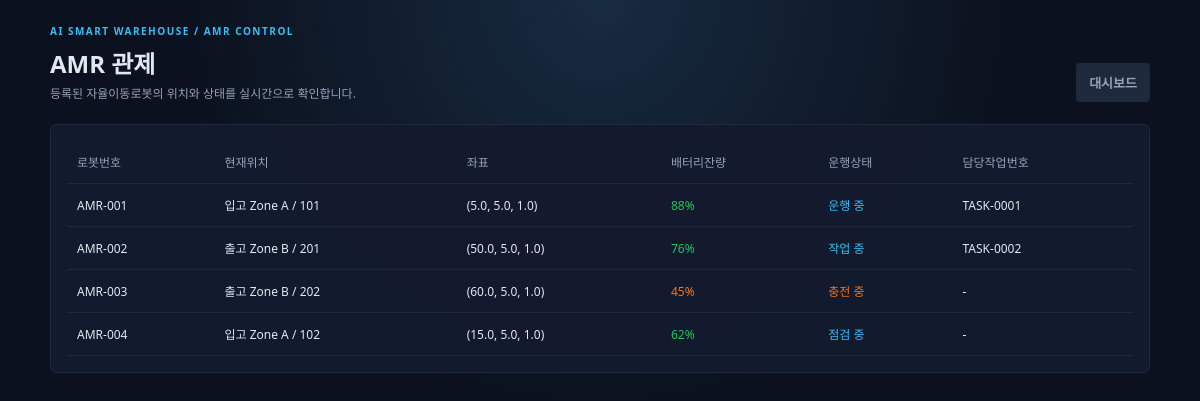
Page /robotapp/amr/ on the earlier database version.
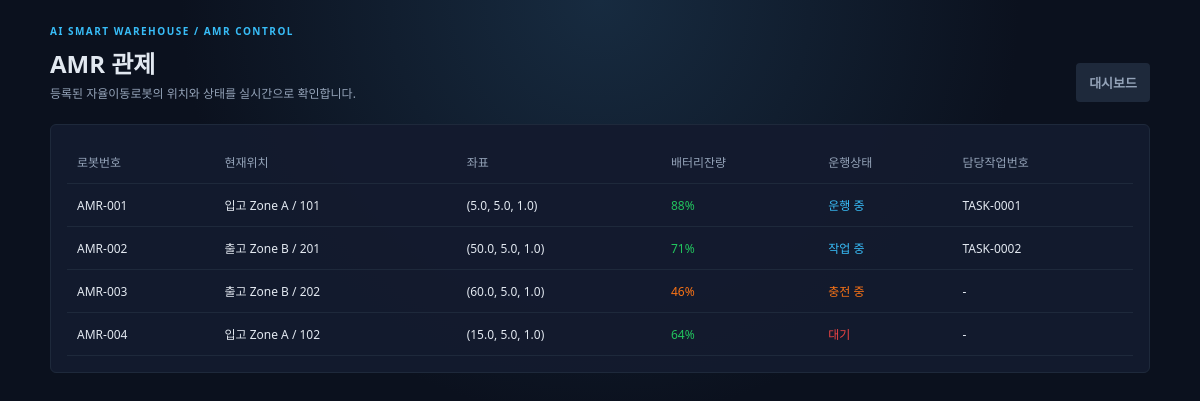
Same page on the later database version.
### robotapp/models.py (models this page shows)
class AMR(models.Model):
    amr_id = models.AutoField(primary_key=True, db_column='AMR_ID')
    robot_state = models.IntegerField(db_column='ROBOT_STATE')
    operation_state = models.IntegerField(db_column='OPERATION_STATE')
    battery = models.FloatField(db_column='BATTERY')
    location = models.ForeignKey(Location, on_delete=models.SET_NULL, null=True, blank=True, db_column='LOCATION_ID', related_name='amrs')
    class Meta:
        db_table = 'robotapp_amr'
        constraints = [
            models.UniqueConstraint(
                fields=['location'],
                condition=models.Q(location__isnull=False),
                name='unique_amr_location',
            ),
        ]

class Location(models.Model):
    location_id = models.AutoField(primary_key=True, db_column='LOCATION_ID')
    location_code = models.IntegerField(db_column='LOCATION_CODE')
    x_coord = models.FloatField(db_column='X_COORD')
    y_coord = models.FloatField(db_column='Y_COORD')
    z_coord = models.FloatField(db_column='Z_COORD')
    state = models.IntegerField(db_column='STATE')
    max_storage = models.FloatField(db_column='MAX_STORAGE')
    cur_storage = models.FloatField(db_column='CUR_STORAGE')
    zone = models.ForeignKey(Zone, on_delete=models.CASCADE, db_column='ZONE_ID', related_name='locations')
    class Meta:
        db_table = 'robotapp_location'

class Zone(models.Model):
    zone_id = models.AutoField(primary_key=True, db_column='ZONE_ID')
    name = models.CharField(max_length=50, db_column='NAME')
    state = models.IntegerField(db_column='STATE')
    org_x = models.FloatField(db_column='ORG_X')
    org_y = models.FloatField(db_column='ORG_Y')
    org_z = models.FloatField(db_column='ORG_Z')
    width = models.FloatField(db_column='WIDTH')
    length = models.FloatField(db_column='LENGTH')
    height = models.FloatField(db_column='HEIGHT')
    class Meta:
        db_table = 'robotapp_zone'

class Task(models.Model):
    class Priority(models.IntegerChoices):
        NORMAL = 1, '일반'
        URGENT = 2, '긴급'
    class Status(models.IntegerChoices):
        WAITING = 0, '대기'
        IN_PROGRESS = 1, '진행'
        COMPLETED = 2, '완료'
        CANCELLED = 3, '취소'
    task_id = models.AutoField(primary_key=True, db_column='TASK_ID')
    task_time = models.DateTimeField(db_column='TASK_TIME')
    amr = models.ForeignKey(AMR, on_delete=models.SET_NULL, null=True, blank=True, db_column='AMR_ID', related_name='tasks')
    priority = models.IntegerField(choices=Priority.choices, default=Priority.NORMAL, db_column='PRIORITY')
    status = models.IntegerField(choices=Status.choices, default=Status.WAITING, db_column='STATUS')
    start_time = models.DateTimeField(null=True, blank=True, db_column='START_TIME')
    end_time = models.DateTimeField(null=True, blank=True, db_column='END_TIME')
    start_location = models.ForeignKey(Location, on_delete=models.SET_NULL, null=True, blank=True, db_column='START_LOCATION_ID', related_name='start_tasks')
    end_location = models.ForeignKey(Location, on_delete=models.SET_NULL, null=True, blank=True, db_column='END_LOCATION_ID', related_name='end_tasks')
    order = models.ForeignKey(Order, on_delete=models.SET_NULL, null=True, blank=True, db_column='ORDER_ID', related_name='tasks')
    item = models.ForeignKey(Item, on_delete=models.SET_NULL, null=True, blank=True, db_column='ITEM_ID', related_name='tasks')
    class Meta:
        db_table = 'robotapp_task'

### robotapp/views.py (the view)
# urls.py: path('amr/', views.amr_list, name='amr_list'),
def amr_list(request):
    amrs = AMR.objects.select_related('location__zone').prefetch_related('tasks').order_by('amr_id')
    robot_states = {0: '정지', 1: '정상'}
    operation_states = {0: '대기', 1: '운행 중', 2: '충전 중', 3: '작업 중', 4: '점검 중'}
    for amr in amrs:
        amr.robot_state_label = robot_states.get(amr.robot_state, '알 수 없음')
        amr.operation_state_label = operation_states.get(amr.operation_state, '알 수 없음')
        amr.current_task = next((task for task in amr.tasks.all() if task.status in [Task.Status.WAITING, Task.Status.IN_PROGRESS]), None)
    template = loader.get_template('robotapp/amr_list.html')
    return HttpResponse(template.render({'amrs': amrs}, request))

### robotapp/templates/robotapp/amr_list.html (shortened to what this page needs)
<!DOCTYPE html>
<html lang="ko"><head><meta charset="UTF-8"><meta name="viewport" content="width=device-width, initial-scale=1.0"><title>AMR 관제 | AI SMART WAREHOUSE</title>
</head>
<body><main class="wrap"><div class="top"><div><div class="eyebrow">AI SMART WAREHOUSE / AMR CONTROL</div><h1>AMR 관제</h1><div class="muted">등록된 자율이동로봇의 위치와 상태를 실시간으로 확인합니다.</div></div><div class="actions"><a class="secondary" href="{% url 'robotapp:index' %}">대시보드</a></div></div><section class="card"><table><thead><tr><th>로봇번호</th><th>현재위치</th><th>좌표</th><th>배터리잔량</th><th>운행상태</th><th>담당작업번호</th></tr></thead><tbody>{% for amr in amrs %}<tr><td>AMR-{{ amr.amr_id|stringformat:'03d' }}</td><td>{% if amr.location %}{{ amr.location.zone.name }} / {{ amr.location.location_code }}{% else %}위치 미정{% endif %}</td><td>{% if amr.location %}({{ amr.location.x_coord }}, {{ amr.location.y_coord }}, {{ amr.location.z_coord }}){% else %}-{% endif %}</td><td class="{% if amr.battery < 50 %}warn{% else %}ok{% endif %}">{{ amr.battery|floatformat:0 }}%</td><td class="{% if amr.operation_state == 2 %}warn{% elif amr.operation_state == 0 %}stop{% else %}task{% endif %}">{{ amr.operation_state_label }}</td><td>{% if amr.current_task %}TASK-{{ amr.current_task.task_id|stringformat:'04d' }}{% else %}-{% endif %}</td></tr>{% empty %}<tr><td colspan="6">등록된 AMR이 없습니다.</td></tr>{% endfor %}</tbody></table></section></main></body></html>

Differences in the rows shown:
changed AMR "작업 중": battery "76" → "71"
changed AMR "충전 중": battery "45" → "46"
changed AMR "004": battery "62" → "64"; OPERATION_STATE 4 → 0 (drawn); operation_state_label "점검 중" → "대기"
